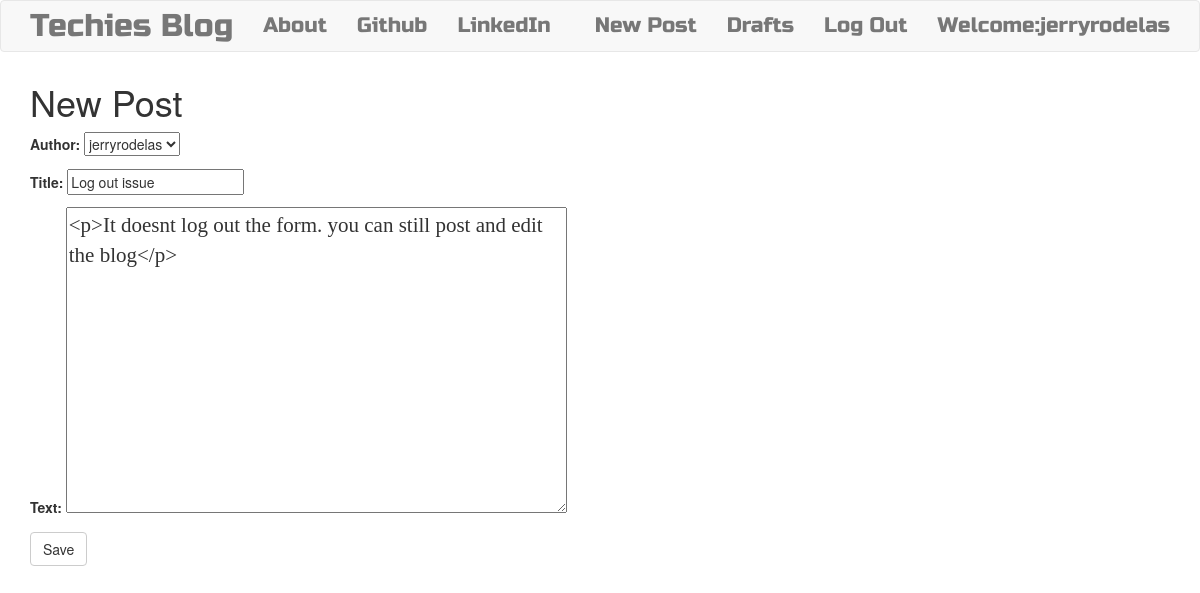
The page /post/11/edit/ (signed in) on the database its author committed.
### blog/models.py (models this page shows, shortened)
class Post(models.Model):
    author = models.ForeignKey('auth.User',on_delete = models.CASCADE)
    title = models.CharField(max_length=200)
    text = models.TextField()
    created_date = models.DateTimeField(default=timezone.now)
    published_date = models.DateTimeField(blank=True,null=True)

### blog/views.py (the view)
# urls.py: path('post/<int:pk>/edit/',views.PostUpdateView.as_view(),name='post_edit'),
class PostUpdateView(LoginRequiredMixin,UpdateView):
    login_url = '/login/'
    redirect_field_name = 'blog/post_detail.html'
    form_class = PostForm
    model = Post

### blog/forms.py
class PostForm(forms.ModelForm):
    class Meta():
        model = Post
        fields = ('author','title','text')
        widgets = {
            'title':forms.TextInput(attrs={'class':'textinputclass'}),
            'text':forms.Textarea(attrs={'class':'editable medium-editor-textarea postcontent'})
        }

### blog/templates/blog/post_form.html (shortened to what this page needs)
{% extends "blog/base.html"%}
{% block content %}
   <h1>New Post</h1>
   <form class="post-form"  method="POST">
     {{form.as_p}}
     <button type="submit" class='save btn btn-default'>Save</button>
   </form>
{% endblock %}

### blog/templates/blog/base.html (shortened to what this page needs)
{% load static %}
<!DOCTYPE html>
<html lang="en" dir="ltr">
  <head>
      <link rel="stylesheet" href="https://cdn.jsdelivr.net/npm/bootstrap@3.4.1/dist/css/bootstrap.min.css">
      <link rel="stylesheet" href="//cdn.jsdelivr.net/npm/medium-editor@latest/dist/css/medium-editor.min.css" type="text/css" media="screen" charset="utf-8">
      <link rel="stylesheet" href="{% static '/css/blog.css'%}">
  </head>
  <body>
      <nav class="navbar navbar-default techfont custom-navbar">
        <div class="container">
          <ul class="nav navbar-nav">
            <li><a class='navbar-brand bigbrand' href="{% url 'post_list' %}">Techies Blog</a></li>
            <li><a href="{% url 'about' %}">About</a></li>
            <li><a href="https://www.github.com">Github</a></li>
            <li><a href="https://www.linkedin.com">LinkedIn</a></li>
          </ul>
          <ul class='nav navbar-nav navbar-right'>
            {% if user.is_authenticated %}
            <li><a href="{% url 'post_new' %}">New Post</a></li>
            <li><a href="{% url 'post_draft_list' %}">Drafts</a></li>
            <li><a href="{% url 'logout' %}">Log Out</a></li>
            <li><a>Welcome:{{user.username}}</a></li>
              {% else %}
              <li><a class='nav navbar-right' href="{% url 'login' %}"><span class='glyphicon glyphicon-user'></span></a></li>
            {% endif %}
          </ul>
        </div>
      </nav>
      <div class="content container">
        <div class="row">
         <div class="col-md-8">
           <div class="blog_posts">
             {% block content %}
             {% endblock %}
           </div>
         </div>
        </div>
      </div>
  </body>
</html>

### blog/static/css/blog.css (style rules this page uses)
.techfont { font-family:'Russo One',sans-serif; font-size: 1.5em; margin-bottom: 10px; }
.bigbrand { font-size: 1.5em; }
.postcontent { font-family: 'Montserrat'; font-size: 1.5em; }
body { margin:0; }

### rows shown on the page
Post: author "jerryrodelas", title "Log out issue", text "<p>It doesnt log out the form. you can still post and edit the blog</p>"

### other values the page prints
{{ user.username }} "jerryrodelas"
